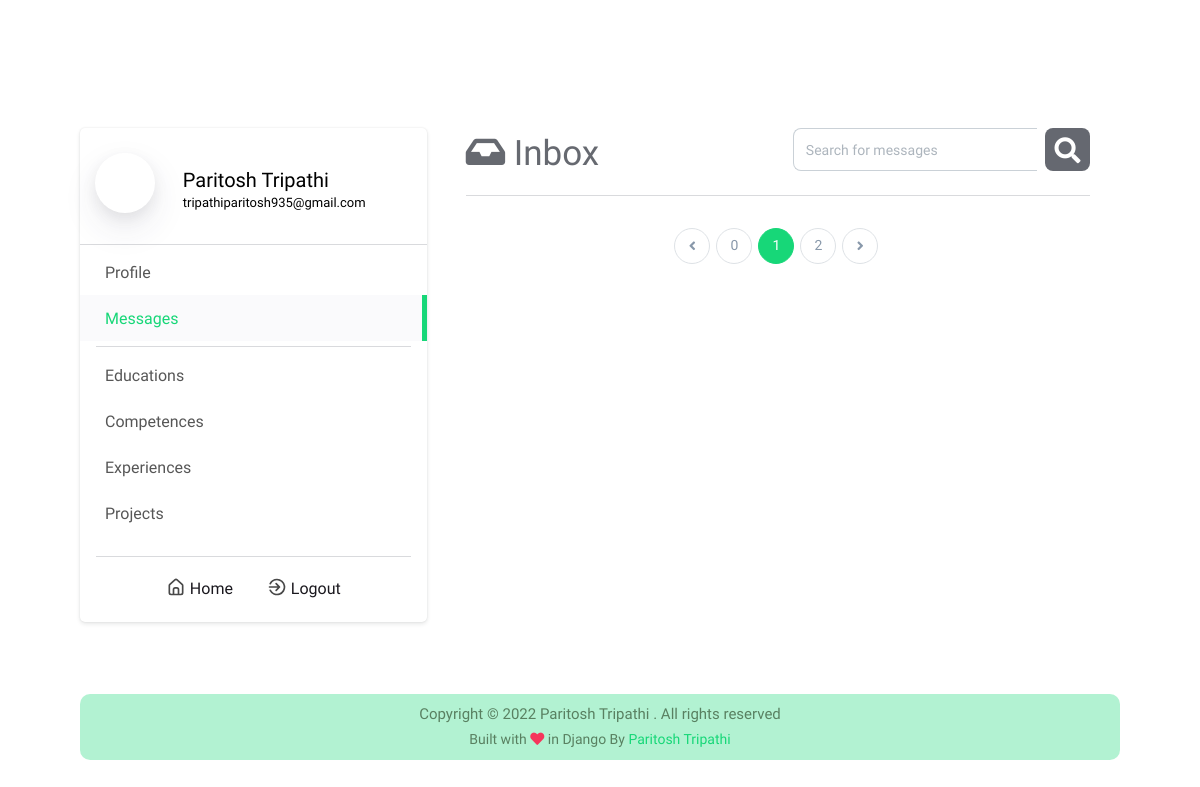
The app's page /dashboard/messages (signed in) with its own data.
### Portfolio/models.py (models this page shows, shortened)
class Information(models.Model):
    name_complete = models.CharField(max_length=50, blank=True, null=True)
    avatar = models.ImageField(upload_to="avatar/", blank=True, null=True)
    mini_about = models.TextField(blank=True, null=True)
    about = models.TextField(blank=True, null=True)
    born_date = models.DateField(blank=True, null=True)
    address = models.CharField(max_length=100, blank=True, null=True)
    phone = models.CharField(max_length=20, blank=True, null=True)
    email = models.EmailField(max_length=255, blank=True, null=True)
    cv = models.FileField(upload_to='cv', blank=True, null=True)
    github = models.URLField(blank=True, null=True)
    linkedin = models.URLField(blank=True, null=True)
    facebook = models.URLField(blank=True, null=True)
    twitter = models.URLField(blank=True, null=True)
    instagram = models.URLField(blank=True, null=True)

### dashboard/views.py (the view)
# urls.py: path('messages', messages, name='messages'),
@login_required()
def messages(request):
    template_name = 'messages.html'
    context = {}
    profile = Information.objects.first()
    messages = Message.objects.all().order_by('-send_time')
    page = request.GET.get('page', 1)
    paginator = Paginator(messages, 6)
    try:
        messages = paginator.page(page)
    except PageNotAnInteger:
        messages = paginator.page(1)
    except EmptyPage:
        messages = paginator.page(paginator.num_pages)
    context.update({'messages_active': True, 'messages': messages, 'profile': profile})
    return render(request, template_name, context)

### dashboard/templates/messages.html (shortened to what this page needs)
{% extends 'dashboard.html' %}
{% load static %}
{% block dashboardContent %}
<div class="container">
    <div class="row">
        <div class="col-lg-6 inbox">
            <i class="fas fa-inbox"></i>
            Inbox
        </div>
        <div class="col-lg-6 search">
            <div class="form-group">
                <div class="input-group mb-4">
                    <input class="form-control" id="search-input" placeholder="Search for messages" type="text">
                    <div class="search-btn" id="search-btn">
                        <i class="fa fa-search"></i>
                    </div>
                </div>
            </div>
        </div>
    </div>
    <hr class="mt-0">
    <nav aria-label="Page navigation example ">
        <ul class="pagination justify-content-center mt-3 mb-0">
            <li class="page-item {% if not messages.has_previous %}disabled{% endif %}">
                <a class="page-link pagination-move" href="{% if messages.has_previous %}?page={{ messages.previous_page_number }}{% endif %}" tabindex="-1">
                    <i class="fa fa-angle-left"></i>
                </a>
            </li>
                <li class="page-item pagination-number {% if not messages.has_previous %}disabled{% endif %}">
                    <a class="page-link" href="{% if messages.has_previous %}?page={{ messages.previous_page_number }}{% endif %}">{{messages.number|add:-1}}</a>
                </li>
                <li class="page-item pagination-active">
                    <a class="page-link" href="?page={{ messages.number }}">{{messages.number}}</a>
                </li>
                <li class="page-item pagination-number {% if not messages.has_next %}disabled{% endif %}">
                    <a class="page-link" href="{% if messages.has_next %}?page={{ messages.next_page_number }}{% endif %}">{{messages.number|add:1}}</a>
                </li>
            <li class="page-item {% if not messages.has_next %}disabled{% endif %}">
                <a class="page-link pagination-move" href="{% if messages.has_next %}?page={{ messages.next_page_number }}{% endif %}">
                    <i class="fa fa-angle-right"></i>
                </a>
            </li>
        </ul>
    </nav>
</div>
{% endblock dashboardContent %}

### dashboard/templates/dashboard.html (shortened to what this page needs)
{% extends 'base.html' %}
{% load static %}
{% block style %}
    <link type="text/css" href="{% static 'dashboard.css' %}" rel="stylesheet">
{% endblock style %}
{% block body %}
<div class="container mt-lg-8">
    <div class="row">
        <div class="col-lg-4 sidebar p-0">
            <a href="{% url 'dashboard:dashboard' %}">
                <div class="row info {% if dashboard %}dashboard-active {% else %}info-unactive{% endif %}">
                    <div class="col-2 pic">
                        <div class="profile-pic shadow" style="background-image: url('{% if profile.avatar %}{{profile.avatar.url}}{% else %}{% static 'img/default-avatar.svg' %}{% endif %}')">
                        </div>
                    </div>
                    <div class="col-10 name">
                        <h5 class="full-name">{{profile.name_complete}}</h5>
                        <p class="email">{{profile.email}}</p>
                    </div>
                </div>
            <a/>
            <hr class="m-0 mb-1">
            <ul class="sidebar-list">
                <a href="{% url 'dashboard:profile' %}">
                    <li class="{% if profile_active %}link-active{% endif %}">
                        <i class="uil uil-user dashboard-icon"></i>
                        Profile
                    </li>
                </a>
                <a href="{% url 'dashboard:messages' %}">
                    <li class="{% if messages_active %}link-active{% endif %}">
                        <i class="uil uil-envelope-download dashboard-icon"></i>
                        Messages
                    </li>
                </a>
                <hr class="sidebar-line">
                <a href="{% url 'dashboard:education' %}">
                    <li>
                        <i class="uil uil-graduation-cap dashboard-icon"></i>
                        Educations
                    </li>
                </a>
                <a href="{% url 'dashboard:profile' %}">
                    <li>
                        <i class="uil uil-award dashboard-icon"></i>
                        Competences
                    </li>
                </a>
                <a href="{% url 'dashboard:profile' %}">
                    <li>
                        <i class="uil uil-spinner-alt dashboard-icon"></i>
                        Experiences
                    </li>
                </a>
                <a href="{% url 'dashboard:projects' %}">
                    <li class="{% if projects_active %}link-active{% endif %}">
                        <i class="uil uil-folder-open dashboard-icon"></i>
                        Projects
                    </li>
                </a>
            </ul>
            <hr class="sidebar-line">
            <div class="container text-center sidebar-footer">
                <a href="{% url 'homePage' %}">
                    <img class="svg-icon-home" src="{% static 'img/home-icon.svg' %}" width='20px'>
                    Home
                </a>
                <a href="{% url 'dashboard:logout' %}" id="logout">
                    <img class="svg-icon-logout" src="{% static 'img/logout-icon.svg' %}" width='20px'>
                    Logout
                </a>
            </div>
        </div>
        <div class="col-lg-8 dashboard-content pl-lg-4">
            {% block dashboardContent %}{% endblock dashboardContent %}
        </div>
    </div>
</div>
<div class="container dash-footer my-6 py-2">
    <div class="text-center">
        <p>Copyright © {% now "Y" %} Paritosh Tripathi . All rights reserved</p>
        <p class="coder">Built with <i class="fa fa-heart text-danger"></i> in Django By <a href="https://github.com/paritoshtripathi935">Paritosh Tripathi</a></p>
    </div>
</div>
{% endblock body %}

### personal_portfolio/static/app.css (style rules this page uses)
:root { --color: #d1d8e0; --scolor: #17D778; --bg-color: #1A181E; --secondary: #2c303a; }
html { scroll-behavior: smooth; }
body { font-family: 'Maven Pro', sans-serif !important; scroll-behavior: smooth; background-color: var(--bg-color); }
p { color: #fff ; }
hr { background-color: #d1d8e04d; }
.name { color: var(--color); transition: all 0.5s; font-size: 20px; font-weight: 500; }
.search-btn { background-color: var(--secondary); color: #2dce89; border-radius: 8px; margin-left: 8px; width: 45px; height: auto; text-align: center; font-size: 26px; padding-top: 5px; cursor: pointer; transition: all 0.5s; }

### personal_portfolio/static/slider.css (style rules this page uses)
:root { --color: #d1d8e0; --color2: #d1d8e0da; --scolor: #17D778; --bg-color: #1A181E; --secondary: #2c303a; }

### personal_portfolio/static/dashboard.css (style rules this page uses)
:root { --color: #d1d8e0; --scolor: #17D778; --bg-color: #1A181E; --secondary: #2c303a; }
* { margin: 0; padding: 0; }
body { background-color: #fff; font-family: 'Maven Pro', sans-serif !important; scroll-behavior: smooth; background-color: #fff; }
.sidebar { padding-top: 15px; border: 0 solid rgba(0,0,0,.125); box-shadow: 0 0 2px 0 rgba(22,26,33,.1), 0 2px 4px 0 rgba(22,26,33,.1); border-radius: 5px; }
.sidebar .info * { color: #000; }
.sidebar .info { padding-top: 20px; padding-bottom: 20px; margin: 0; }
.sidebar .pic { padding-top: 5px; }
.sidebar .profile-pic { border-radius: 50%; height: 60px; width: 60px; background-size: cover; background-position: center; background-blend-mode: multiply; vertical-align: middle; text-align: center; color: transparent; transition: all .3s ease; text-decoration: none; position: relative; }
.sidebar .name { padding: 10px; padding-left: 45px; padding-top: 20px; }
.sidebar .name h5, p { padding: 0; margin: 0; }
.sidebar .name .full-name { font-weight: 500; line-height: 1.5rem; text-transform: capitalize; }
.sidebar .name .email { font-size: 13px; }
.sidebar-list { list-style: none; font-size: 1rem; font-weight: 400; line-height: 1.5rem; text-align: left; margin:0; padding:0; padding-bottom: 15px; }
.sidebar-list li { cursor: pointer; padding: 10px 20px; color: rgba(0, 0, 0, 0.664); }
.sidebar .sidebar-line { margin: 5px; margin-left: 16px; margin-right: 16px; }
.link-active { background-color: #fafafc; border-right: var(--scolor) solid 5px; color: #17D778 !important; }
.link-active i { color: #17D778; }
.inbox { font-size: 35px; color: #2c303ab9; }
.search input { border-radius: 8px; }
.search .search-btn { background-color: #2c303ab9; color: #fff; border-top-right-radius: 8px; border-bottom-right-radius: 8px; width: 45px; height: auto; text-align: center; font-size: 26px; padding-top: 4px; cursor: pointer; transition: all 0.5s; }
.dash-footer { color: #598061; background-color: #17d77754; border-radius: 10px; margin-top: 30px; }
.dash-footer p { margin: 0px; color: #598061; font-size: 15px; }
.dash-footer .coder { font-size: 14px; }
.dash-footer a { color: var(--scolor); cursor: pointer; font-weight: 500; transition: all .5s; }
.pagination-active a { background-color: var(--scolor); border: var(--scolor) 1px solid; color: #fff; transition: all .3s; }
.pagination-number a { border: var(--scolor) 1px solid; transition: all .3s; }
.pagination-move { color: var(--scolor); border: var(--scolor) 1px solid; transition: all .3s; }
.sidebar-footer { margin-top: 10px; margin-bottom: 10px; padding: 10px; }
.sidebar-footer a { color: #1A181E; margin: 5px; padding: 15px 10px; transition: all .2s ease-in-out; }
.svg-icon-home, .svg-icon-logout { padding-bottom: 5px; }
.dashboard-icon { font-size: 23px; color: #2c303ac2; padding-right: 5px; }

### records on screen
Information: name_complete "Paritosh Tripathi", email "tripathiparitosh935@gmail.com"

### other values on screen
{{ messages.number|add:-1 }} "0"
{{ messages.number }} "1"
{{ messages.number|add:1 }} "2"
